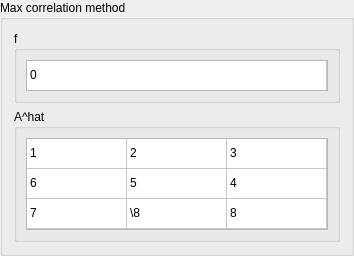
            <widget class="QGroupBox" name="maxCorrfABox">
             <property name="sizePolicy">
              <sizepolicy hsizetype="Preferred" vsizetype="Minimum">
               <horstretch>0</horstretch>
               <verstretch>0</verstretch>
              </sizepolicy>
             </property>
             <property name="title">
              <string>Max correlation method</string>
             </property>
             <layout class="QVBoxLayout" name="verticalLayout_22">
              <item>
               <widget class="QGroupBox" name="maxCorrfBox">
                <property name="title">
                 <string>f</string>
                </property>
                <layout class="QVBoxLayout" name="verticalLayout_29">
                 <item>
                  <widget class="QTableWidget" name="maxCorrfTableWidget">
                   <property name="sizePolicy">
                    <sizepolicy hsizetype="Expanding" vsizetype="Maximum">
                     <horstretch>0</horstretch>
                     <verstretch>0</verstretch>
                    </sizepolicy>
                   </property>
                   <property name="maximumSize">
                    <size>
                     <width>16777215</width>
                     <height>31</height>
                    </size>
                   </property>
                   <property name="verticalScrollBarPolicy">
                    <enum>Qt::ScrollBarPolicy::ScrollBarAlwaysOff</enum>
                   </property>
                   <property name="horizontalScrollBarPolicy">
                    <enum>Qt::ScrollBarPolicy::ScrollBarAlwaysOff</enum>
                   </property>
                   <property name="sizeAdjustPolicy">
                    <enum>QAbstractScrollArea::SizeAdjustPolicy::AdjustToContents</enum>
                   </property>
                   <property name="editTriggers">
                    <set>QAbstractItemView::EditTrigger::NoEditTriggers</set>
                   </property>
                   <property name="selectionMode">
                    <enum>QAbstractItemView::SelectionMode::NoSelection</enum>
                   </property>
                   <property name="supportedDragActions">
                    <set>Qt::DropAction::IgnoreAction</set>
                   </property>
                   <attribute name="horizontalHeaderVisible">
                    <bool>false</bool>
                   </attribute>
                   <attribute name="horizontalHeaderStretchLastSection">
                    <bool>true</bool>
                   </attribute>
                   <attribute name="verticalHeaderVisible">
                    <bool>false</bool>
                   </attribute>
                   <row>
                    <property name="text">
                     <string>0</string>
                    </property>
                   </row>
                   <column>
                    <property name="text">
                     <string>0</string>
                    </property>
                   </column>
                   <item row="0" column="0">
                    <property name="text">
                     <string>0</string>
                    </property>
                   </item>
                  </widget>
                 </item>
                </layout>
               </widget>
              </item>
              <item>
               <widget class="QGroupBox" name="maxCorrAMatBox">
                <property name="title">
                 <string>A^hat</string>
                </property>
                <layout class="QVBoxLayout" name="verticalLayout_30">
                 <item>
                  <widget class="QTableWidget" name="maxCorrAMatTableWidget">
                   <property name="verticalScrollBarPolicy">
                    <enum>Qt::ScrollBarPolicy::ScrollBarAlwaysOff</enum>
                   </property>
                   <property name="horizontalScrollBarPolicy">
                    <enum>Qt::ScrollBarPolicy::ScrollBarAlwaysOff</enum>
                   </property>
                   <property name="sizeAdjustPolicy">
                    <enum>QAbstractScrollArea::SizeAdjustPolicy::AdjustToContents</enum>
                   </property>
                   <property name="editTriggers">
                    <set>QAbstractItemView::EditTrigger::NoEditTriggers</set>
                   </property>
                   <property name="selectionMode">
                    <enum>QAbstractItemView::SelectionMode::NoSelection</enum>
                   </property>
                   <property name="supportedDragActions">
                    <set>Qt::DropAction::IgnoreAction</set>
                   </property>
                   <attribute name="horizontalHeaderVisible">
                    <bool>false</bool>
                   </attribute>
                   <attribute name="horizontalHeaderStretchLastSection">
                    <bool>true</bool>
                   </attribute>
                   <attribute name="verticalHeaderVisible">
                    <bool>false</bool>
                   </attribute>
                   <row>
                    <property name="text">
                     <string>0</string>
                    </property>
                   </row>
                   <row>
                    <property name="text">
                     <string>1</string>
                    </property>
                   </row>
                   <row>
                    <property name="text">
                     <string>2</string>
                    </property>
                   </row>
                   <column>
                    <property name="text">
                     <string>0</string>
                    </property>
                   </column>
                   <column>
                    <property name="text">
                     <string>1</string>
                    </property>
                   </column>
                   <column>
                    <property name="text">
                     <string>2</string>
                    </property>
                   </column>
                   <item row="0" column="0">
                    <property name="text">
                     <string>1</string>
                    </property>
                   </item>
                   <item row="0" column="1">
                    <property name="text">
                     <string>2</string>
                    </property>
                   </item>
                   <item row="0" column="2">
                    <property name="text">
                     <string>3</string>
                    </property>
                   </item>
                   <item row="1" column="0">
                    <property name="text">
                     <string>6</string>
                    </property>
                   </item>
                   <item row="1" column="1">
                    <property name="text">
                     <string>5</string>
                    </property>
                   </item>
                   <item row="1" column="2">
                    <property name="text">
                     <string>4</string>
                    </property>
                   </item>
                   <item row="2" column="0">
                    <property name="text">
                     <string>7</string>
                    </property>
                   </item>
                   <item row="2" column="1">
                    <property name="text">
                     <string>\8</string>
                    </property>
                   </item>
                   <item row="2" column="2">
                    <property name="text">
                     <string>8</string>
                    </property>
                   </item>
                  </widget>
                 </item>
                </layout>
               </widget>
              </item>
             </layout>
            </widget>
